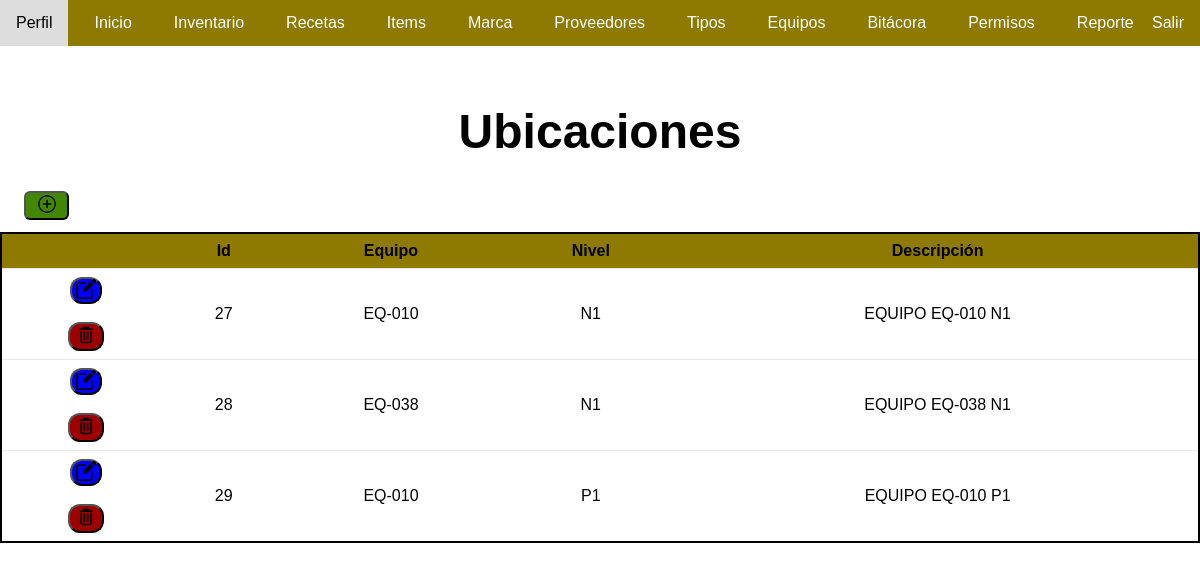
Page /listar-locations/ (signed in) on the committed database.
### app/models.py (models this page shows, shortened)
class Location(models.Model):
    equipo = models.CharField(max_length=100)
    nivel = models.CharField(max_length=50)
    descripcion = models.CharField(max_length=255)
    usuario = models.ForeignKey(User, on_delete=models.SET_NULL, null=True, blank=True)

### app/views.py (the view)
# urls.py: path('listar-locations/', views.listar_locations, name='listar_locations'),
@login_required
@permission_required('app.view_location', raise_exception=True)
def listar_locations(request):
    locations = Location.objects.all()
    return render(request, 'locations.html', {'locations': locations})

### app/templates/locations.html (shortened to what this page needs)
{% load static %}
<!DOCTYPE html>
<html lang="en">
<head>
    <link rel="stylesheet" type="text/css" href="{% static 'css/proveedor.css' %}">
</head>
<body>
    <div class="container">
        <nav class="navbar">
            <ul>
                <li><a href="/perfil/">Perfil</a></li>
                <li><a href="/">Inicio</a></li>
                {%if perms.app.view_registro%}
                <li><a href="/inventario/">Inventario</a></li>
                {%endif%}
                <li><a href="/recetas/">Recetas</a></li>
                {% if perms.app.view_item %}
                <li><a href="{% url 'listar_items' %}">Items</a></li>
                {% endif %}
                {% if perms.app.view_marca %}
                <li><a href="/marca/">Marca</a></li>
                {% endif %}
                {% if perms.app.view_proveedor %}
                <li><a href="/proveedores/">Proveedores</a></li>
                {% endif %}
                {% if perms.app.view_type %}
                <li><a href="/tipos/">Tipos</a></li>
                {% endif %}
                {% if perms.app.view_locatios %}
                <li><a href="/listar-locations/">Equipos</a></li>
                {% endif %}
                {% if perms.app.view_bitacora %}
                <li><a href="/bitacora/">Bitácora</a></li>
                {% endif %}
                {% if perms.app.view_auth_permission %}
                <li><a href="/asignar-permisos/">Permisos</a></li>
                {% endif %}
                <li><a href="/usos-receta/">Reporte</a></li>
                <li>
                    <div class="cerrar-sesion"><a href="{% url 'salir' %}" class="cerrar-sesion">Salir</a></div>
                </li>
            </ul>
        </nav>
        <br><br><br><br>
        <h1>Ubicaciones</h1>
        {% if perms.app.add_location %}
        <button type="button" class='insertar' onclick="window.location.href='{% url 'crear_location' %}'" alt="registrar location">
            <img src="{% static 'imagenes/insertar.png' %}" class="insertar-imagen" alt="registrar location"></button>
        {% endif %}
        <table class="default">
            <thead>
                <tr>
                    <th></th>
                    <th>Id</th>
                    <th>Equipo</th>
                    <th>Nivel</th>
                    <th>Descripción</th>
                </tr>
            </thead>
            <tbody>
                {% for location in locations %}
                <tr>
                    <td>
                        {% if perms.app.change_location %}
                        <button type="button" onclick="window.location.href='{% url 'editar_location' location.id %}'" class="editar">
                            <img src="{% static 'imagenes/editar.png' %}" alt="Editar">
                        </button>
                        {% endif %}
                        <br><br>
                        {% if perms.app.delete_location %}
                        <button type="button" class="eliminar" data-location-id="{{ location.id }}">
                            <img src="{% static 'imagenes/borrar.png' %}" alt="Eliminar">
                        </button>
                        {% endif %}
                    </td>
                    <td>{{ location.id }}</td>
                    <td>{{ location.equipo }}</td>
                    <td>{{ location.nivel }}</td>
                    <td>{{ location.descripcion }}</td>
                </tr>
                {% endfor %}
            </tbody>
        </table>
    </div>
</body>
</html>

### app/static/css/proveedor.css (style rules this page uses)
body { margin: 0; padding: 0%; font-family: Arial, sans-serif; }
.navbar { background-color: #8E7A00; overflow: hidden; margin: auto; position: fixed; top: 0; left: 0; width: 100%; }
.navbar ul { list-style-type: none; margin: 0; padding: 0; overflow: hidden; display: flex; }
.navbar ul li { margin-right: 10px; }
.navbar ul li a { display: block; color: white; text-align: center; padding: 14px 16px; text-decoration: none; }
.navbar ul li a.cerrar-sesion { position: absolute; color: white; text-align: center; padding: 14px 16px; text-decoration: none; right: 0; }
.eliminar { background-color: rgb(158, 0, 0); border-radius: 12px; cursor: pointer; }
.eliminar img { width: 20px; height: 20px; }
h1 { text-align: center; font-family: sans-serif; font-size: xxx-large; }
table { width: 100%; height: 100%; border-collapse: collapse; cursor: default; border: rgb(0, 0, 0) 2px solid; }
th, td { padding: 8px; text-align: center; border-bottom: 1px solid rgba(194, 192, 192, 0.356) }
th { background-color: #8E7A00; color: rgb(0, 0, 0); position: sticky; top: 0; }
.editar { background-color: blue; border-radius: 12px; cursor: pointer; padding: 0; width: 32px; }
.editar img { width: 20px; height: 20px; }
.insertar { width: 45px; position: static; margin-right: 1%; cursor: pointer; background-color: rgb(67, 134, 0); border-radius: 6px; margin-bottom: 1%; margin-left: 2%; }
.insertar-imagen { width: 20px; height: 20px; }

### rows in the picture
Location: id "27", equipo "EQ-010", nivel "N1", descripcion "EQUIPO EQ-010 N1"
Location: id "28", equipo "EQ-038", nivel "N1", descripcion "EQUIPO EQ-038 N1"
Location: id "29", equipo "EQ-010", nivel "P1", descripcion "EQUIPO EQ-010 P1"
